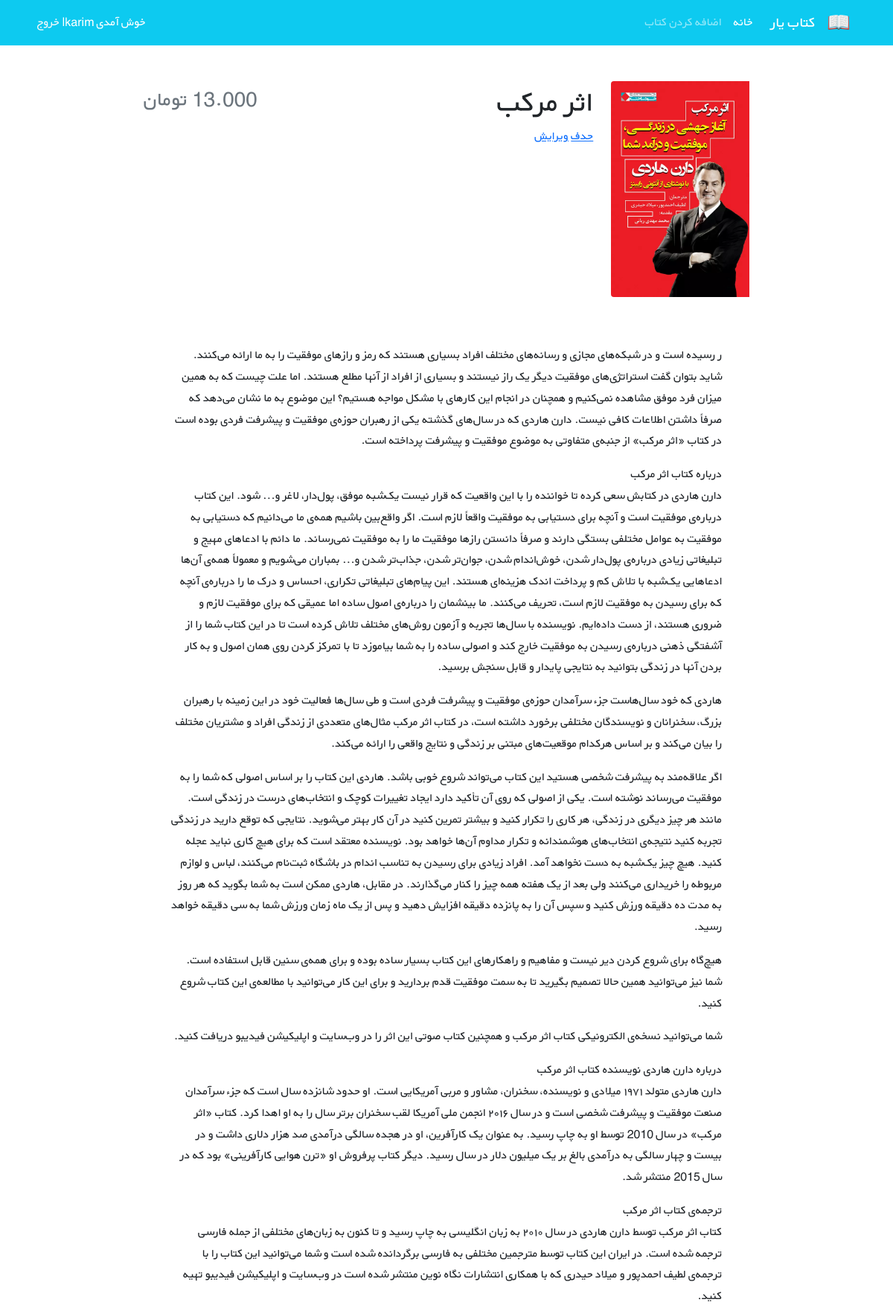
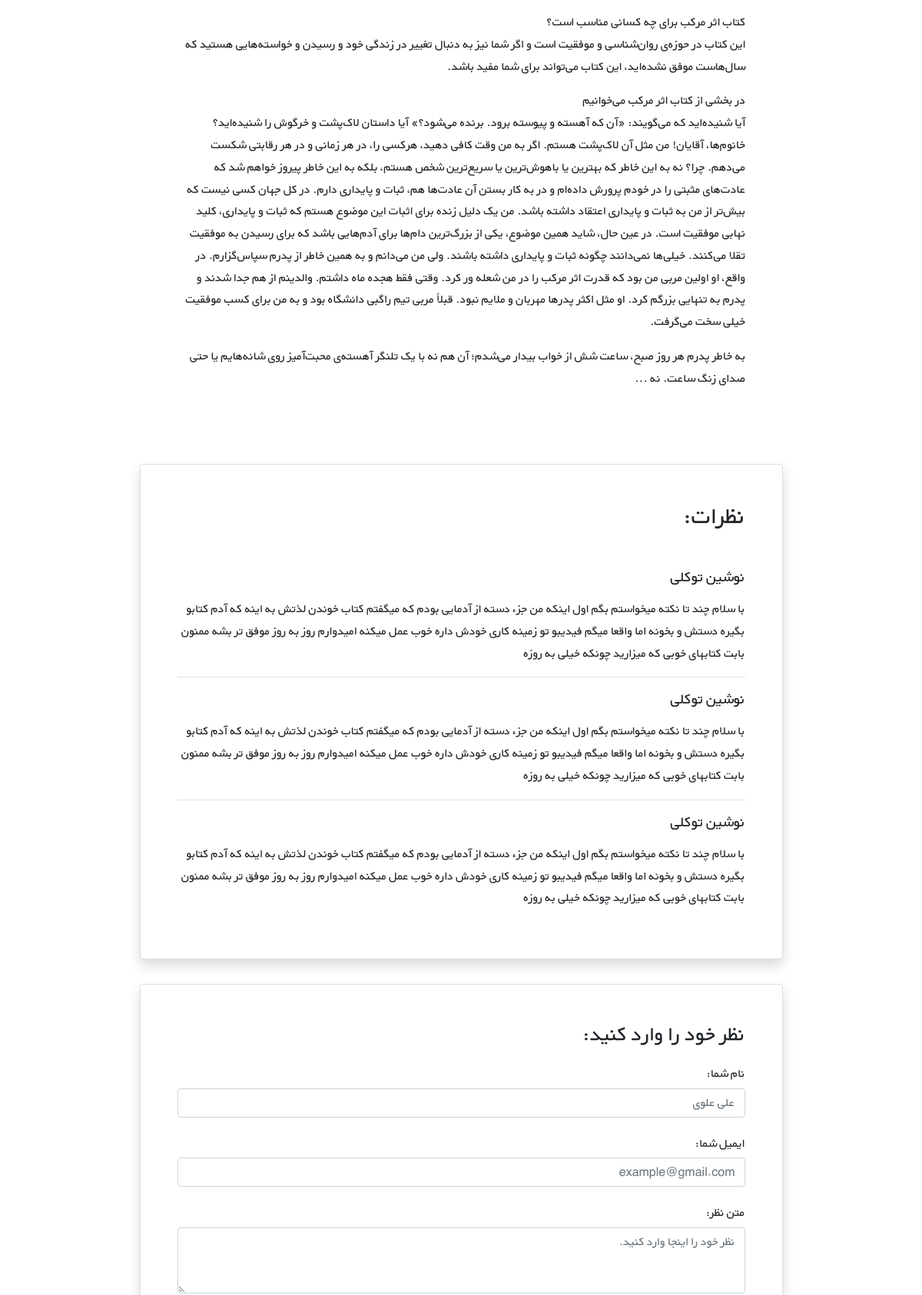
The app's page /books/6/ (signed in, upper part) with its own data (2 pictures, top to bottom).
### accounts/models.py (models this page shows)
class CustomUser(AbstractUser):
    age = models.PositiveIntegerField(null=True, blank=True)

### books/models.py (models this page shows, shortened)
class Book(models.Model):
    title = models.CharField(max_length=200)
    author = models.CharField(max_length=200)
    description = models.TextField()
    price = models.DecimalField(max_digits=6, decimal_places=3)
    cover = models.ImageField(upload_to='covers/', blank=True)

### books/views.py (the view)
class BookDetailView(generic.DetailView):
    model = Book
    template_name = 'books/books_detail.html'

### books/templates/books/books_detail.html (shortened to what this page needs)
{% extends '_base.html' %}
{% block content %}
<div class="container mt-5" dir="rtl">
    <div class="">
        <div class="">
            <div class="d-flex justify-content-center">
                <div class="row w-sm-75 w-100">
                    <div class="col-xs-12 col-md-3 d-flex justify-content-center">
                        <div>
                            {% if book.cover %}
                            <img src="{{ book.cover.url }}" class="img-fluid rounded-start" alt="...">
                            {% endif %}
                        </div>
                    </div>
                    <div class="col-xs-12 col-md-6 text-center text-md-end mt-md-1 mt-4">
                        <h1>{{book.title}}</h1>
                        <a href="{% url 'delete_book' book.id %}">حدف</a>
                              <a href="{% url 'book_update' book.id %}">ويرايش</a>
                    </div>
                    <div class="col-xs-12 col-md-3 d-flex flex-column">
                        <h3 class="align-self-center pt-2 text-muted align-self-md-end">{{ book.price }} تومان
                        </h3>
                    </div>
                </div>
            </div>
            <div class="d-flex justify-content-center">
                <div class="my-3 p-5 w-sm-75 w-100">
                   {{ book.description|linebreaks }}
                </div>
            </div>
            <div class="d-flex justify-content-center">
                <div class="card shadow my-3 p-5 w-sm-75 w-100">
                    <h2 class="mb-5">نظرات:</h2>
                    <div class="border-bottom mb-3">
                        <h5 class="mb-3">نوشین توکلی</h5>
                        <p>با سلام چند تا نکته میخواستم بگم اول اینکه من جزء دسته از آدمایی بودم که میگفتم کتاب خوندن لذتش
                            به اینه که آدم کتابو بگیره دستش و بخونه اما واقعا میگم فیدیبو تو زمینه کاری خودش داره خوب عمل
                            میکنه امیدوارم روز به روز موفق تر بشه ممنون بابت کتابهای خوبی که میزارید چونکه خیلی به روزه</p>
                    </div>
                    <div class="border-bottom mb-3">
                        <h5 class="mb-3">نوشین توکلی</h5>
                        <p>با سلام چند تا نکته میخواستم بگم اول اینکه من جزء دسته از آدمایی بودم که میگفتم کتاب خوندن لذتش
                            به اینه که آدم کتابو بگیره دستش و بخونه اما واقعا میگم فیدیبو تو زمینه کاری خودش داره خوب عمل
                            میکنه امیدوارم روز به روز موفق تر بشه ممنون بابت کتابهای خوبی که میزارید چونکه خیلی به روزه</p>
                    </div>
                    <div>
                        <h5 class="mb-3">نوشین توکلی</h5>
                        <p>با سلام چند تا نکته میخواستم بگم اول اینکه من جزء دسته از آدمایی بودم که میگفتم کتاب خوندن لذتش
                            به اینه که آدم کتابو بگیره دستش و بخونه اما واقعا میگم فیدیبو تو زمینه کاری خودش داره خوب عمل
                            میکنه امیدوارم روز به روز موفق تر بشه ممنون بابت کتابهای خوبی که میزارید چونکه خیلی به روزه</p>
                    </div>
                </div>
            </div>
            <div class="d-flex justify-content-center">
                <div class="card shadow my-3 p-5 w-sm-75 w-100">
                    <h3>نظر خود را وارد کنید:</h3>
                    <form method="POST">
                        <div class="form-group py-2">
                            <label class="py-1" for="author_name">نام شما:</label>
                            <input type="text" class="form-control" placeholder="علی علوی" name="author_name">
                        </div>
                        <div class="form-group py-2">
                            <label class="py-1" for="email">ایمیل شما:</label>
                            <input type="email" class="form-control" placeholder="example@gmail.com" name="email">
                        </div>
                        <div class="form-group py-2">
                            <label class="py-1" for="comment_text">متن نظر:</label>
                            <textarea class="form-control" name="text" rows="3"
                                      placeholder="نظر خود را اینجا وارد کنید."></textarea>
                        </div>
                    </form>
                </div>
            </div>
        </div>
    </div>
</div>
{% endblock content %}

### templates/_base.html (shortened to what this page needs)
{% load static %}
<!doctype html><!doctype html>
<html lang="en">
<head>
    <link href="https://cdn.jsdelivr.net/npm/bootstrap@5.1.3/dist/css/bootstrap.min.css" rel="stylesheet"
>
    <link rel="stylesheet" href="{% static 'css/style.css' %}">
</head>
<body>
<nav class="navbar navbar-expand-lg navbar-dark bg-info" dir="rtl">
    <div class="container">
        <a class="navbar-brand" href="#">
            <img src={% static 'icons/book.png' %} alt="" height="30"
                 class="d-inline-block align-text-top">
        </a>
        <a class="navbar-brand mx-3" href="#">کتاب یار</a>
        <div class="collapse navbar-collapse" id="navbarNavAltMarkup">
            <div class="navbar-nav">
                <a class="nav-link active" aria-current="page" href="{% url 'book_list' %}">خانه</a>
                <a class="nav-link" href="{% url 'new_book' %}">اضافه کردن کتاب</a>
            </div>
        </div>
         {% if user.is_authenticated %}
        <div class="mx-2 text-white"> خوش آمدی {{ user.username}}|
            <a class="link-light text-decoration-none" href="{% url 'logout' %}">خروج</a>
        {% else %}
           <a class="link-light text-decoration-none" href="{% url 'login' %}">ورود</a>
            | <a class="link-light text-decoration-none" href="{% url 'signup' %}">ثبت نام</a>
            {% endif %}
            </div>
</nav>
</body>
{% block content %}
{% endblock content %}
</html>

### static/css/style.css (style rules this page uses)
* { font-family: 'BYekan', sans-serif; line-height: 1.8rem; }
@media (min-width: 576px) { .w-sm-75 { width: 75%!important; } }

### records on screen
CustomUser: username "karim"
Book: cover (picture), title "اثر مرکب", description "ر رسیده است و در شبکه‌های مجازی و رسانه‌های مختلف افراد بسیاری هستند که رمز و رازهای موفقیت را به ما ارائه می‌کنند. شاید بتوان گفت استراتژی‌های موفقیت دیگر یک راز نیستند و بسیاری از افراد از آنها مطلع هستند. اما علت چیست که به همین میزان فرد موفق مشاهده نمی‌کنیم و همچنان در انجام این کارهای با مشکل مواجه هستیم؟ این موضوع به ما نشان می‌دهد که صرفاً داشتن اطلاعات کافی نیست. دارن هاردی که در سال‌های گذشته یکی از رهبران حوزه‌ی موفقیت و پیشرفت فردی بوده است در کتاب «اثر مرکب» از جنبه‌ی متفاوتی به موضوع موفقیت و پیشرفت پرداخته است. درباره کتاب اثر مرکب دارن هاردی در کتابش سعی کرده تا خواننده را با این واقعیت که قرار نیست یک‌شبه موفق، پول‌دار، لاغر و... شود. این کتاب درباره‌ی موفقیت است و آنچه…"
